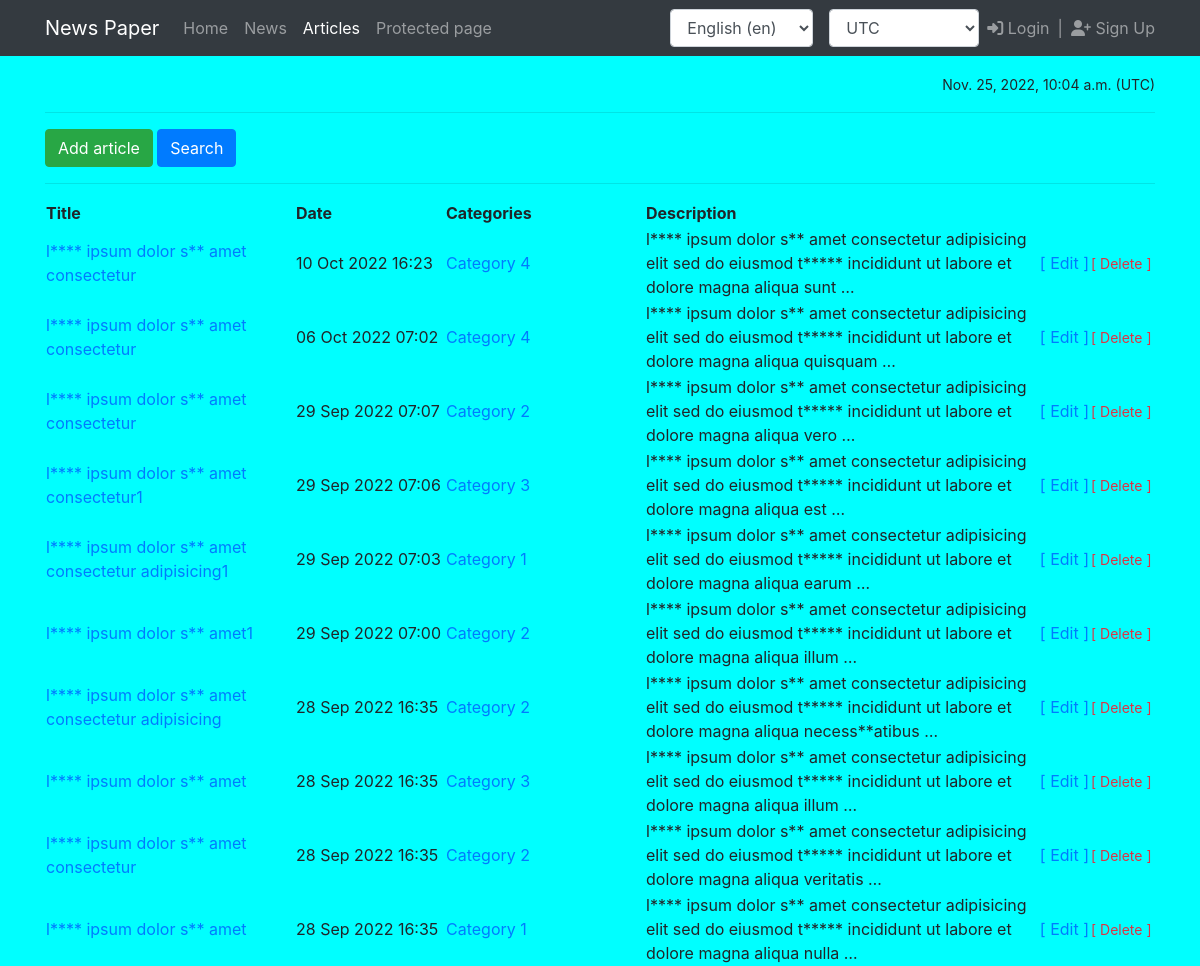
The page /articles/ on the database as committed earlier.
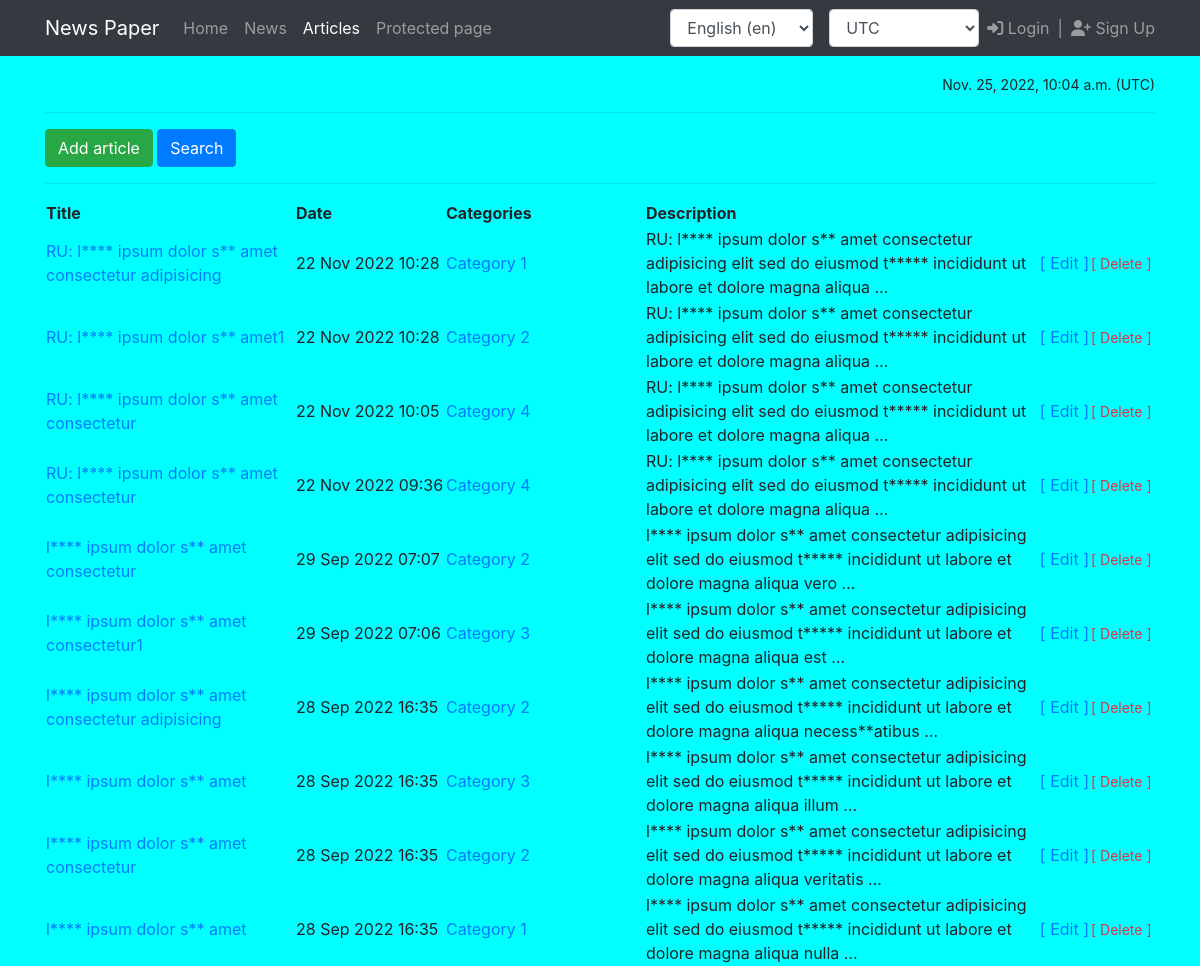
The same page on the database as committed later.
### news/models.py (models this page shows, shortened)
class Post(models.Model):
    author = models.ForeignKey(Author, on_delete=models.CASCADE)
    type = models.CharField(max_length=8, choices=POST_TYPES, default=article)
    date_created = models.DateTimeField(auto_now=True)
    categories = models.ManyToManyField(Category, through='PostCategory')
    title = models.CharField(max_length=255, )
    content = models.TextField()
    rating = models.IntegerField(default=0)
    class Meta:
        verbose_name = _('Post')
        verbose_name_plural = _('Posts')

class Category(models.Model):
    name = models.CharField(max_length=255, unique=True)
    subscribers = models.ManyToManyField(User, through='CategorySubscriber')

### news/views.py (the view, shortened to what this page needs)
# urls.py: path('articles/', ArticleList.as_view(), name='article_list'),
class ArticleList(ListView):
    model = Post
    ordering = '-date_created'
    template_name = 'news/article_list.html'
    context_object_name = 'article_list'
    queryset = Post.objects.filter(type=article)
    paginate_by = 10
    def get_context_data(self, **kwargs):
        context = super().get_context_data(**kwargs)
        category_id = self.kwargs.get('category')
        context['category'] = None
        context['already_subscribed'] = False
        context['filter'] = self.filter
        return context
    def get_queryset(self):
        category_id = self.kwargs.get('category')
        if category_id:
            queryset = Post.objects.filter(type=article, categories=category_id)
        else:
            queryset = super().get_queryset()
        self.filter = PostFilter(self.request.GET, queryset)
        return self.filter.qs

### news/context_processors.py (called while the page is built)
def timezone_context(request):
    user_timezone = pytz.timezone(
        request.session.get('django_timezone') or settings.TIME_ZONE
    )
    current_time = timezone.now().astimezone(user_timezone)
    context = {
        'current_time': current_time,
        'timezones': pytz.common_timezones
    }
    return context

### news/filters.py (called while the page is built)
    def is_applied(self):
        return self.form.is_valid() and any(self.form.cleaned_data.values())

### news/templatetags/custom_filters.py (called while the page is built)
@register.filter(name='censor')
def censor(value):
    if not isinstance(value, str):
        raise ValueError
    for text, censored in CENSORED_WORDS.items():
        value = value.replace(text, censored)
    return value

### templates/news/article_list.html (shortened to what this page needs)
{% extends 'flatpages/default.html' %}
{% load custom_filters %}
{% load custom_tags %}
{% load i18n %}
{% load tz %}
{% get_current_timezone as TIME_ZONE %}
{% block content %}
<hr>
    {% if category %}
        <a href="{% url 'article_list' %}" class="btn btn-primary">{% translate 'Show all articles' %}</a>
        {% if already_subscribed %}
            <a href="{% url 'article_category_unsubscribe' category=category.id %}" class="btn btn-danger float-end">{% translate 'Unsubscribe' %}</a>
        {% else %}
            <a href="{% url 'article_category_subscribe' category=category.id %}" class="btn btn-success float-end">{% translate 'Subscribe' %}</a>
        {% endif %}
    {% else %}
        <a href="{% url 'article_create' %}" class="btn btn-success">{% translate 'Add article' %}</a>
        {% if not filter.is_applied %}
        <a href="{% url 'article_search' %}" class="btn btn-primary float-end">{% translate 'Search' %}</a>
        {% else %}
        <a href="{% url 'article_list' %}" class="btn btn-danger float-end">{% translate 'Reset filter' %}</a>
        {% endif %}
    {% endif %}
<hr>
{% if article_list %}
<table width="100%">
    <tr>
       <th width="250">{% translate 'Title' %}</th>
       <th width="150">{% translate 'Date' %}</th>
       <th width="200">{% translate 'Categories' %}</th>
       <th width="*">{% translate 'Description' %}</th>
       <th width="50"></th>
       <th width="65"></th>
   </tr>
    {% for article in article_list %}
    <tr>
       <td><a href="{% url 'article_detail' pk=article.id %}">{{ article.title|censor }}</a></td>
       <td>{{ article.date_created|timezone:TIME_ZONE|date:"d M Y H:i" }}</td>
       <td>
            {% for category in article.categories.all %}
            <a href="{% url 'article_category' category=category.id %}">{{ category.name }}</a>{% if not forloop.last %},{% endif %}
           {% endfor %}
       </td>
       <td>{{ article.content|truncatewords:20|censor }}</td>
       <td nowrap><a href="{% url 'article_edit' pk=article.id %}">[ {% translate 'Edit' %} ]</a></td>
       <td nowrap><a href="{% url 'article_delete' pk=article.id %}" class="text-danger small">[ {% translate 'Delete' %} ]</a></td>
    </tr>
    {% endfor %}
</table>
{% else %}
   <h2>{% translate 'No articles!' %}</h2>
{% endif %}
{% endblock content %}

### templates/flatpages/default.html (shortened to what this page needs)
<!DOCTYPE html>
<html lang="en">
    <head>
        {% load static %}
        {% load bootstrap4 %}
        {% load i18n %}
        {% load tz %}
        {% get_current_timezone as TIME_ZONE %}
        {% load custom_filters %}
        <link href="{% static 'fontawesomefree/css/fontawesome.css' %}" rel="stylesheet" type="text/css">
        <link href="{% static 'fontawesomefree/css/brands.css' %}" rel="stylesheet" type="text/css">
        <link href="{% static 'fontawesomefree/css/solid.css' %}" rel="stylesheet" type="text/css">
        {% bootstrap_css %}
    </head>
    <body style="background-color: {% if current_time.hour >= 19 or current_time.hour <= 7 %}darkcyan{% else %}cyan{% endif %};">
        {% load cache %}
        {% block menu %}
        <nav class="navbar navbar-expand-lg navbar-dark bg-dark mb-3">
            <div class="container">
                {% get_current_language as LANGUAGE_CODE %}
                {% cache 86400 menu_main_block LANGUAGE_CODE request.resolver_match.view_name %}
                <a class="navbar-brand" href="#">{% translate 'News Paper' %}</a>
                <div class="collapse navbar-collapse">
                    <ul class="navbar-nav ms-auto mb-2 mb-lg-0">
                        <li class="nav-item"><a class="nav-link{% if request.resolver_match.view_name == 'homepage' %} active{% endif %}" aria-current="page" href="/">{% translate 'Home' %}</a></li>
                        <li class="nav-item"><a class="nav-link{% if request.resolver_match.view_name == 'news_list' %} active{% endif %}" aria-current="page" href="{% url 'news_list' %}">{% translate 'News' %}</a></li>
                        <li class="nav-item"><a class="nav-link{% if request.resolver_match.view_name == 'article_list' %} active{% endif %}" aria-current="page" href="{% url 'article_list' %}">{% translate 'Articles' %}</a></li>
                        <li class="nav-item"><a class="nav-link{% if request.resolver_match.view_name == 'protected' %} active{% endif %}" aria-current="page" href="{% url 'protected' %}">{% translate 'Protected page' %}</a></li>
                    </ul>
                </div>
                {% endcache %}
                <form class="form-inline" action="{% url 'set_language' %}" method="post">{% csrf_token %}
                    <select class="form-control mx-2" name="language" id="language" onchange="$(this).parent().submit()">
                        {% get_current_language as LANGUAGE_CODE %}
                        {% get_available_languages as LANGUAGES %}
                        {% get_language_info_list for LANGUAGES as languages %}
                        {% for language in languages %}
                            <option value="{{ language.code }}"{% if language.code == LANGUAGE_CODE %} selected{% endif %}>
                                {{ language.name_local }} ({{ language.code }})
                            </option>
                        {% endfor %}
                    </select>
                </form>
                <form class="form-inline"  action="{% url 'set_timezone' %}" method="POST">
                    <select class="form-control mx-2" style="width: 150px;" name="timezone" onchange="$(this).parent().submit()">
                        {% for tz in timezones %}
                        <option value="{{ tz }}"{% if tz == TIME_ZONE %} selected{% endif %}>{{ tz }}</option>
                        {% endfor %}
                    </select>
                </form>
                {% if request.user.is_authenticated %}
                    <span class="navbar-text mx-2">{% translate 'You are logged in as' %}:</span>
                    <a class="navbar-text{% if request.resolver_match.view_name == 'profile' %} active{% endif %}" aria-current="page" href="{% url 'profile' %}">
                        <i class="fa-solid fa-user"></i>
                        {{ request.user.username }}
                    </a>
                    {% cache 86400 menu_not_authenticated_block1 LANGUAGE_CODE request.resolver_match.view_name %}
                    <span class="navbar-text mx-2">|</span>
                    <a class="navbar-text{% if request.resolver_match.view_name == 'logout' %} active{% endif %}" aria-current="page" href="{% url 'logout' %}">
                        <i class="fa-solid fa-right-from-bracket"></i>
                        {% translate 'Logout' %}
                    </a>
                    {% endcache %}
                {% else %}
                    {% cache 86400 menu_not_authenticated_block2 LANGUAGE_CODE request.resolver_match.view_name %}
                    <a class="navbar-text{% if request.resolver_match.view_name == 'login' %} active{% endif %}" aria-current="page" href="{% url 'login' %}">
                        <i class="fa-solid fa-right-to-bracket"></i>
                        {% translate 'Login' %}
                    </a>
                    <span class="navbar-text mx-2">|</span>
                    <a class="navbar-text{% if request.resolver_match.view_name == 'signup' %} active{% endif %}" aria-current="page" href="{% url 'signup' %}">
                        <i class="fa-solid fa-user-plus"></i>
                        {% translate 'Sign Up' %}
                    </a>
                    {% endcache %}
                {% endif %}
            </div>
        </nav>
        {% endblock menu %}
        <main role="main" class="container">
            <div class="text-right mb-1">
                <span class="small">{{ current_time|timezone:TIME_ZONE }} ({{ TIME_ZONE }})</span>
            </div>
            {% block content %}
            {% endblock content %}
        </main>
    </body>
</html>

### templates/flatpages/_pagination.html (shortened to what this page needs)
{% load custom_tags %}
{% load bootstrap4 %}

Rows that differ between the two databases and show on the page:
changed Post: title|censor "l**** ipsum dolor s** amet consectetur adipisicing1" → "RU: l**** ipsum dolor s** amet consectetur adipisicing"; date_created "29 Sep 2022 07:03" → "22 Nov 2022 10:28"; content|censor "l**** ipsum dolor s** amet consectetur adipisicing elit sed do eiusmod t***** incididunt ut labore et dolore magna aliqua earum …" → "RU: l**** ipsum dolor s** amet consectetur adipisicing elit sed do eiusmod t***** incididunt ut labore et dolore magna aliqua …"; moves up the list
changed Post: title|censor "l**** ipsum dolor s** amet1" → "RU: l**** ipsum dolor s** amet1"; date_created "29 Sep 2022 07:00" → "22 Nov 2022 10:28"; content|censor "l**** ipsum dolor s** amet consectetur adipisicing elit sed do eiusmod t***** incididunt ut labore et dolore magna aliqua illum …" → "RU: l**** ipsum dolor s** amet consectetur adipisicing elit sed do eiusmod t***** incididunt ut labore et dolore magna aliqua …"; moves up the list
changed Post: title|censor "l**** ipsum dolor s** amet consectetur" → "RU: l**** ipsum dolor s** amet consectetur"; date_created "06 Oct 2022 07:02" → "22 Nov 2022 10:05"; content|censor "l**** ipsum dolor s** amet consectetur adipisicing elit sed do eiusmod t***** incididunt ut labore et dolore magna aliqua quisquam …" → "RU: l**** ipsum dolor s** amet consectetur adipisicing elit sed do eiusmod t***** incididunt ut labore et dolore magna aliqua …"; moves down the list
changed Post: title|censor "l**** ipsum dolor s** amet consectetur" → "RU: l**** ipsum dolor s** amet consectetur"; date_created "10 Oct 2022 16:23" → "22 Nov 2022 09:36"; content|censor "l**** ipsum dolor s** amet consectetur adipisicing elit sed do eiusmod t***** incididunt ut labore et dolore magna aliqua sunt …" → "RU: l**** ipsum dolor s** amet consectetur adipisicing elit sed do eiusmod t***** incididunt ut labore et dolore magna aliqua …"
